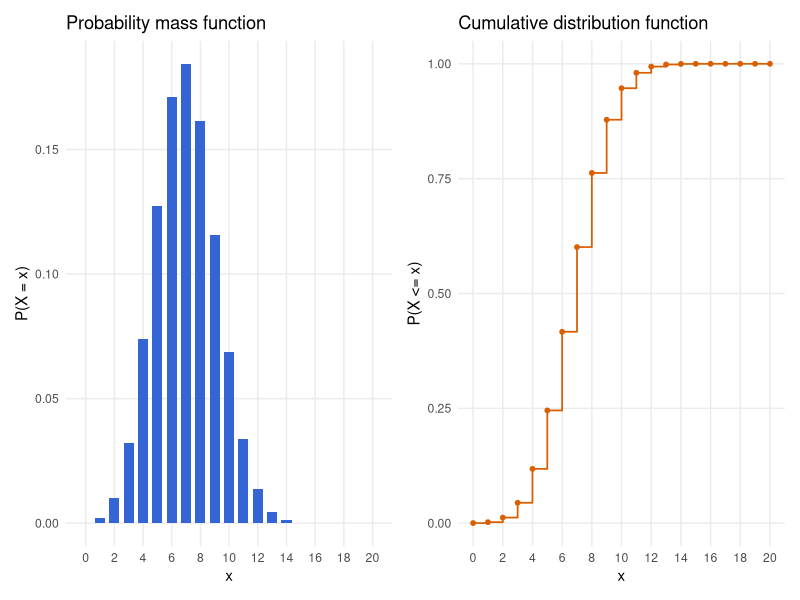
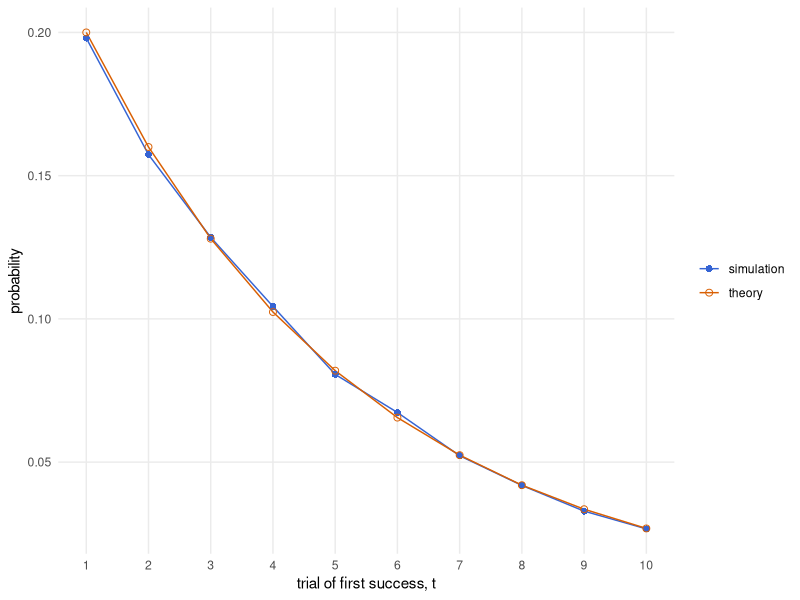
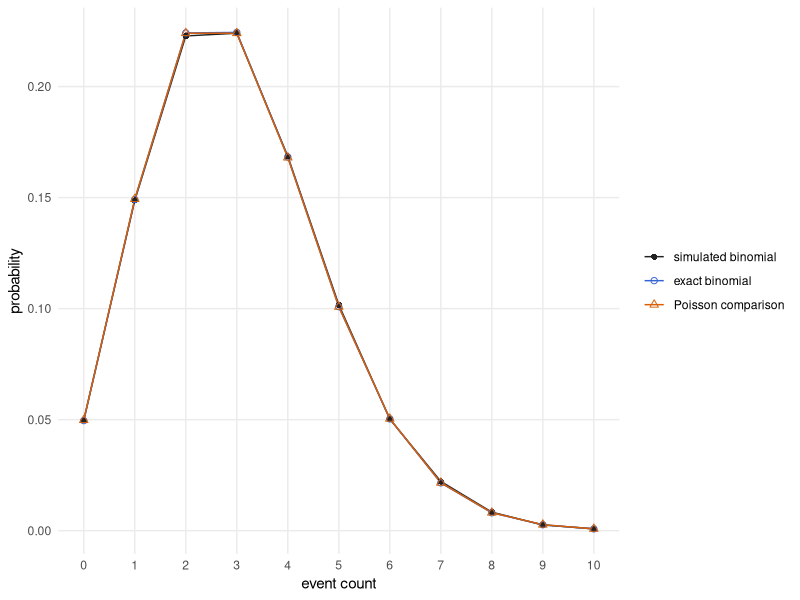
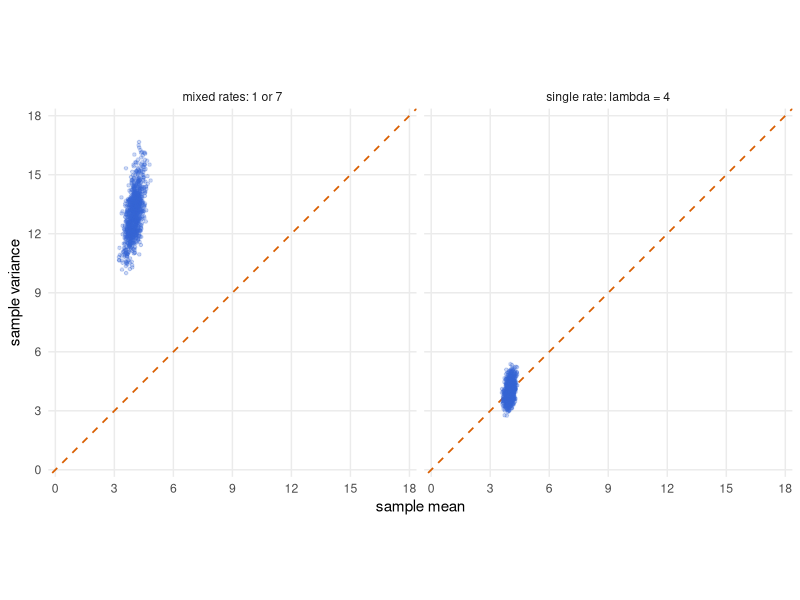

Recreate these plots in R, in order.
## ---- chunk 1
#| include: false

library(ggplot2)
library(dplyr)
library(tidyr)
library(patchwork)

solution_theme <-
  theme_minimal(base_size = 11) +
  theme(
    panel.background = element_rect(fill = "white", color = NA),
    plot.background = element_rect(fill = "white", color = NA),
    legend.key = element_rect(fill = "white", color = NA),
    panel.grid.minor = element_blank()
  )

theme_set(solution_theme)
## ---- chunk 2
N <- 20
theta <- 0.35

p_equal_7 <- dbinom(7, size = N, prob = theta)
p_at_most_7 <- pbinom(7, size = N, prob = theta)
p_5_through_10 <-
  pbinom(10, size = N, prob = theta) -
  pbinom(4, size = N, prob = theta)

binomial_answers <- data.frame(
  quantity = c("P(X = 7)", "P(X <= 7)", "P(5 <= X <= 10)"),
  probability = c(p_equal_7, p_at_most_7, p_5_through_10)
)

knitr::kable(
  binomial_answers,
  digits = 5,
  booktabs = TRUE,
  caption = "Binomial probability calculations"
)
## ---- chunk 3
#| fig-width: 7.5
#| fig-height: 3.8
#| fig-align: center
#| fig-cap: "PMF and CDF of a Binomial(20, 0.35) random variable."

binomial_grid <- data.frame(
  x = 0:N,
  pmf = dbinom(0:N, size = N, prob = theta),
  cdf = pbinom(0:N, size = N, prob = theta)
)

pmf_plot <- ggplot(binomial_grid, aes(x, pmf)) +
  geom_col(width = 0.7, fill = "#3564d4") +
  scale_x_continuous(breaks = seq(0, N, by = 2)) +
  labs(
    x = "x",
    y = "P(X = x)",
    title = "Probability mass function"
  )

cdf_plot <- ggplot(binomial_grid, aes(x, cdf)) +
  geom_step(direction = "hv", linewidth = 0.6, color = "#d95f02") +
  geom_point(size = 1.3, color = "#d95f02") +
  scale_x_continuous(breaks = seq(0, N, by = 2)) +
  scale_y_continuous(limits = c(0, 1)) +
  labs(
    x = "x",
    y = "P(X <= x)",
    title = "Cumulative distribution function"
  )

pmf_plot + cdf_plot
## ---- chunk 4
set.seed(502)

geometric_theta <- 0.2
geometric_reps <- 50000
first_success <- rgeom(geometric_reps, prob = geometric_theta) + 1

estimate_empirical_probability <- function(value, simulated_values) {
  number_of_matches <- sum(simulated_values == value)
  number_of_simulations <- length(simulated_values)

  number_of_matches / number_of_simulations
}

geometric_comparison <- data.frame(t = 1:10) |>
  mutate(
    empirical = purrr::map_dbl(
      t,
      estimate_empirical_probability,
      simulated_values = first_success
    ),
    theoretical = geometric_theta * (1 - geometric_theta)^(t - 1),
    difference = empirical - theoretical
  )

knitr::kable(
  geometric_comparison,
  digits = 5,
  booktabs = TRUE,
  caption = "Empirical and theoretical first-success probabilities"
)
## ---- chunk 5
#| fig-width: 7
#| fig-height: 4.2
#| fig-align: center
#| fig-cap: "Simulated and theoretical probabilities for the first-success trial."

geometric_comparison |>
  select(t, empirical, theoretical) |>
  pivot_longer(
    cols = c(empirical, theoretical),
    names_to = "source",
    values_to = "probability"
  ) |>
  ggplot(aes(t, probability, color = source, shape = source)) +
  geom_line(linewidth = 0.5) +
  geom_point(size = 2) +
  scale_x_continuous(breaks = 1:10) +
  scale_color_manual(
    values = c(empirical = "#3564d4", theoretical = "#d95f02"),
    labels = c(empirical = "simulation", theoretical = "theory")
  ) +
  scale_shape_manual(
    values = c(empirical = 16, theoretical = 1),
    labels = c(empirical = "simulation", theoretical = "theory")
  ) +
  labs(
    x = "trial of first success, t",
    y = "probability",
    color = NULL,
    shape = NULL
  )
## ---- chunk 6
geometric_moments <- data.frame(
  source = c("simulation", "theory"),
  mean = c(mean(first_success), 1 / geometric_theta),
  variance = c(
    var(first_success),
    (1 - geometric_theta) / geometric_theta^2
  )
)

knitr::kable(
  geometric_moments,
  digits = 4,
  booktabs = TRUE,
  caption = "First-success mean and variance"
)
## ---- chunk 7
set.seed(503)

rare_reps <- 100000
rare_size <- 1000
rare_prob <- 0.003
poisson_lambda <- rare_size * rare_prob

rare_counts <- rbinom(
  rare_reps,
  size = rare_size,
  prob = rare_prob
)

# Reuse the empirical-probability function from Problem 2
rare_pmf <- data.frame(k = 0:10) |>
  mutate(
    empirical_binomial = purrr::map_dbl(
      k,
      estimate_empirical_probability,
      simulated_values = rare_counts
    ),
    exact_binomial = dbinom(k, size = rare_size, prob = rare_prob),
    poisson = dpois(k, lambda = poisson_lambda)
  )

knitr::kable(
  rare_pmf,
  digits = 5,
  booktabs = TRUE,
  caption = "Rare-event PMF comparison"
)
## ---- chunk 8
#| fig-width: 7
#| fig-height: 4.3
#| fig-align: center
#| fig-cap: "The empirical binomial PMF and its Poisson comparison."

rare_pmf |>
  pivot_longer(
    cols = -k,
    names_to = "source",
    values_to = "probability"
  ) |>
  ggplot(aes(k, probability, color = source, shape = source)) +
  geom_line(linewidth = 0.5) +
  geom_point(size = 1.8) +
  scale_x_continuous(breaks = 0:10) +
  scale_color_manual(
    values = c(
      empirical_binomial = "#222222",
      exact_binomial = "#3564d4",
      poisson = "#d95f02"
    ),
    labels = c(
      empirical_binomial = "simulated binomial",
      exact_binomial = "exact binomial",
      poisson = "Poisson comparison"
    )
  ) +
  scale_shape_manual(
    values = c(
      empirical_binomial = 16,
      exact_binomial = 1,
      poisson = 2
    ),
    labels = c(
      empirical_binomial = "simulated binomial",
      exact_binomial = "exact binomial",
      poisson = "Poisson comparison"
    )
  ) +
  labs(
    x = "event count",
    y = "probability",
    color = NULL,
    shape = NULL
  )
## ---- chunk 9
rare_summary <- data.frame(
  source = c(
    "simulated binomial",
    "exact binomial",
    "Poisson comparison"
  ),
  mean = c(
    mean(rare_counts),
    rare_size * rare_prob,
    poisson_lambda
  ),
  variance = c(
    var(rare_counts),
    rare_size * rare_prob * (1 - rare_prob),
    poisson_lambda
  ),
  probability_at_least_6 = c(
    mean(rare_counts >= 6),
    pbinom(5, size = rare_size, prob = rare_prob, lower.tail = FALSE),
    ppois(5, lambda = poisson_lambda, lower.tail = FALSE)
  )
)

knitr::kable(
  rare_summary,
  digits = 5,
  booktabs = TRUE,
  caption = "Rare-event summary comparison"
)
## ---- chunk 10
set.seed(504)

count_reps <- 1000
counts_per_dataset <- 200

simulate_count_summaries <- function(repetitions, draw_counts) {
  results <- replicate(repetitions, {
    counts <- draw_counts()
    c(
      sample_mean = mean(counts),
      sample_variance = var(counts)
    )
  })

  as.data.frame(t(results))
}

homogeneous <- simulate_count_summaries(
  count_reps,
  function() rpois(counts_per_dataset, lambda = 4)
) |>
  mutate(model = "single rate: lambda = 4")

heterogeneous <- simulate_count_summaries(
  count_reps,
  function() {
    rates <- sample(
      c(1, 7),
      size = counts_per_dataset,
      replace = TRUE
    )
    rpois(counts_per_dataset, lambda = rates)
  }
) |>
  mutate(model = "mixed rates: 1 or 7")

poisson_checks <- bind_rows(homogeneous, heterogeneous)
## ---- chunk 11
poisson_summary <- poisson_checks |>
  group_by(model) |>
  summarise(
    average_sample_mean = mean(sample_mean),
    average_sample_variance = mean(sample_variance),
    sd_of_sample_means = sd(sample_mean),
    .groups = "drop"
  )

poisson_summary_display <- poisson_summary |>
  transmute(
    Model = model,
    `Average mean` = average_sample_mean,
    `Average variance` = average_sample_variance,
    `SD of means` = sd_of_sample_means
  )

knitr::kable(
  poisson_summary_display,
  digits = 3,
  booktabs = TRUE,
  caption = "Repeated-simulation summaries"
)
## ---- chunk 12
#| fig-width: 7.4
#| fig-height: 4.4
#| fig-align: center
#| fig-cap: "Sample variance versus sample mean for homogeneous and heterogeneous Poisson counts."

poisson_checks |>
  ggplot(aes(sample_mean, sample_variance)) +
  geom_abline(
    slope = 1,
    intercept = 0,
    color = "#d95f02",
    linewidth = 0.6,
    linetype = "dashed"
  ) +
  geom_point(color = "#3564d4", alpha = 0.25, size = 0.9) +
  facet_wrap(~ model) +
  scale_x_continuous(
    limits = c(0, 18),
    breaks = seq(0, 18, by = 3),
    expand = expansion(mult = 0.02)
  ) +
  scale_y_continuous(
    limits = c(0, 18),
    breaks = seq(0, 18, by = 3),
    expand = expansion(mult = 0.02)
  ) +
  coord_fixed(ratio = 1) +
  labs(
    x = "sample mean",
    y = "sample variance"
  )
